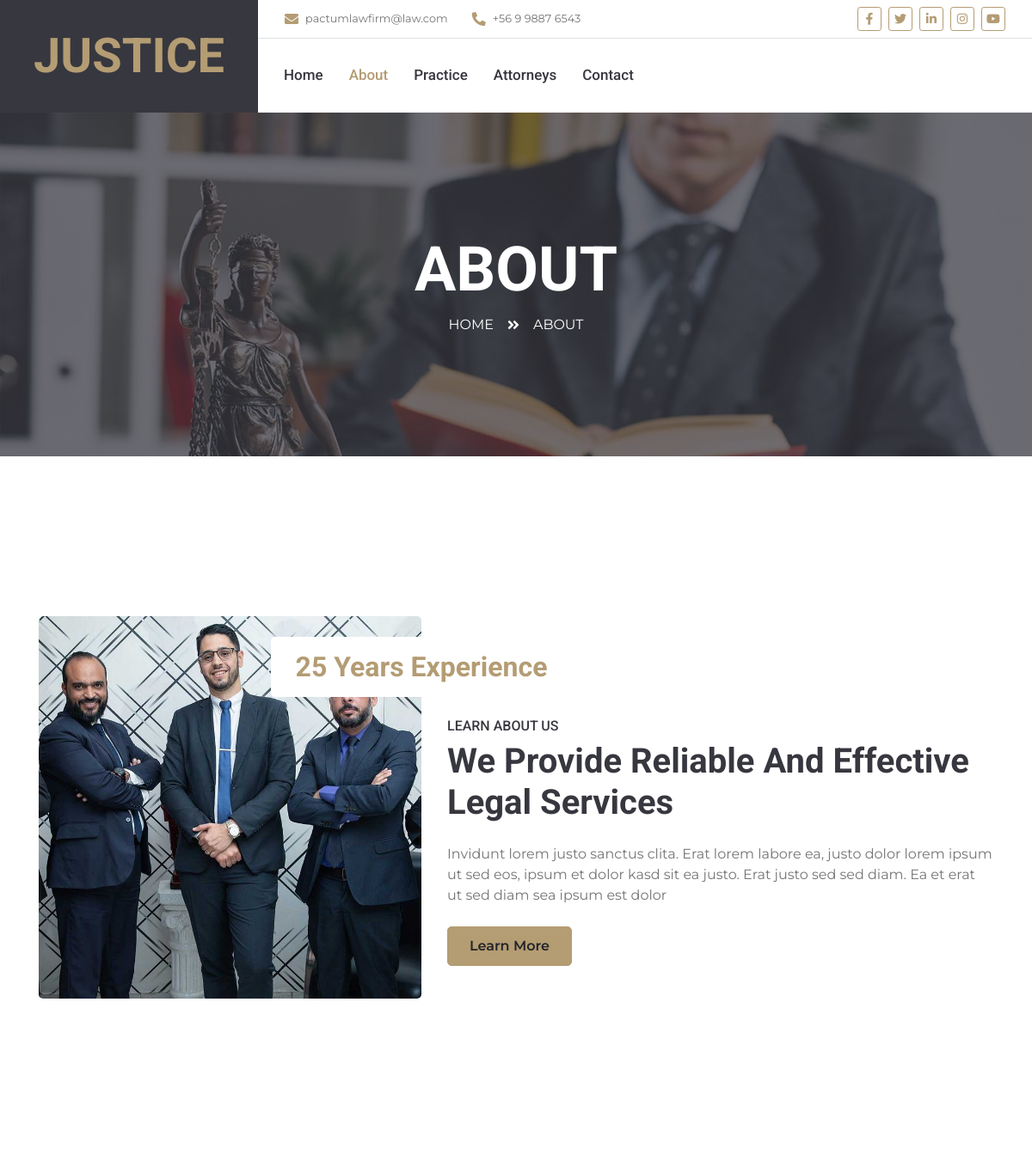
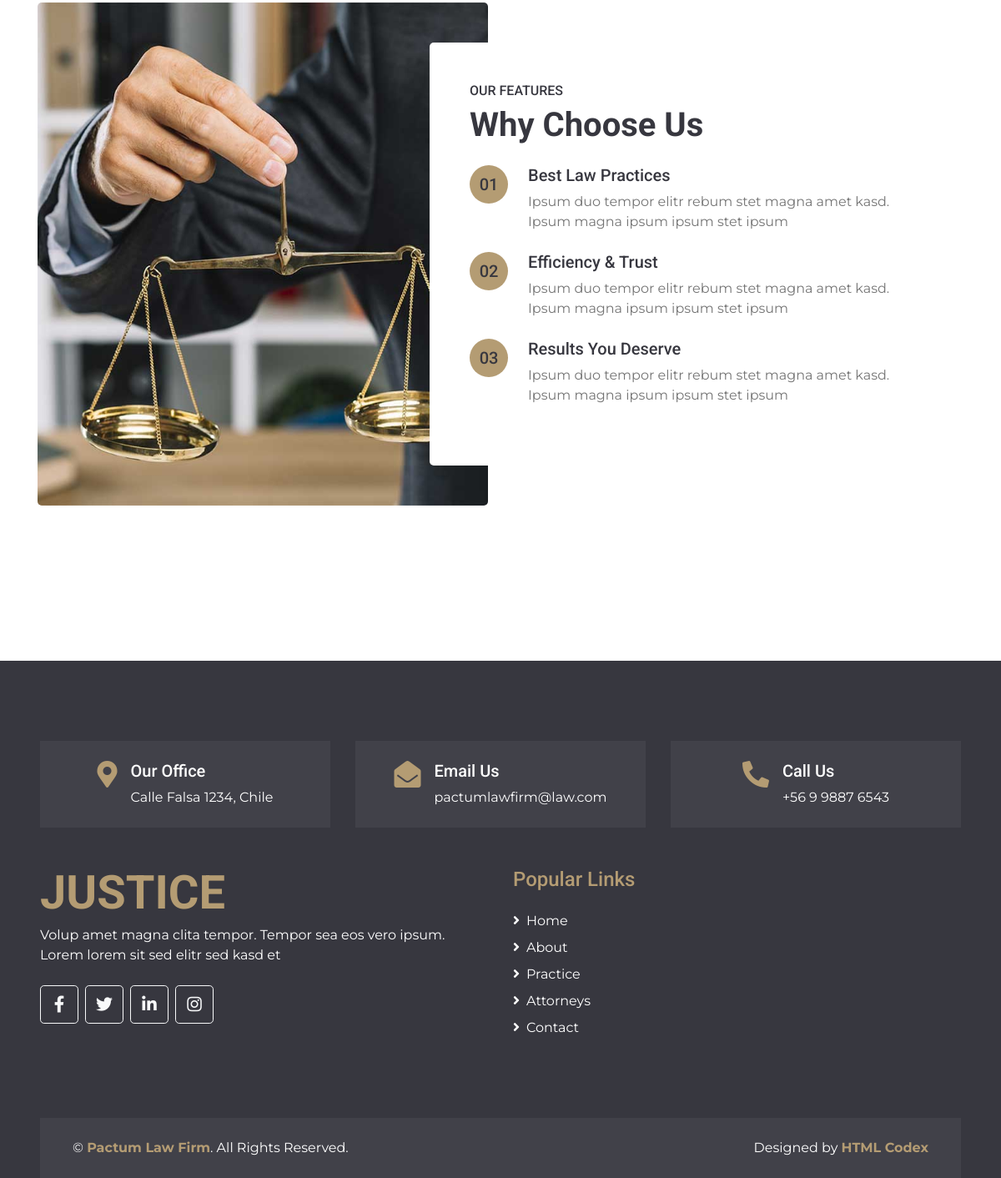
The page /about/ on the database its author committed (2 pictures, top to bottom).
### communications/models.py (models this page shows, shortened)
class ContactInfo(models.Model):
    phone_number = models.CharField(max_length=20,
                                    verbose_name="Número de Teléfono")
    email = models.EmailField(max_length=200,
                              verbose_name="Correo electrónico")
    class Meta:
        verbose_name = "Información de Contacto"
        verbose_name_plural = "Información de Contacto"
        ordering = ["id"]

class Address(models.Model):
    street = models.CharField(max_length=200,
                             verbose_name="Calle")
    number = models.IntegerField(verbose_name="Número")
    commune = models.CharField(max_length=200,
                               verbose_name="Comuna")
    country = models.CharField(max_length=200,
                               verbose_name="País")
    class Meta:
        verbose_name = "Dirección"
        verbose_name_plural = "Dirección"
        ordering = ["id"]

### about/models.py (models this page shows, shortened)
class About(models.Model):
    title = models.CharField(max_length=100, verbose_name="Título", )
    subtitle = models.CharField(max_length=100, verbose_name="Subtítulo", )
    highlight_text = models.CharField(max_length=255, verbose_name="Texto Destacado")
    description = models.CharField(max_length=200, verbose_name="Descripción")
    image = models.ImageField(upload_to='about/', verbose_name="Imagen")
    class Meta:
        verbose_name = "Acerca de"
        verbose_name_plural = "Acerca de"
        ordering = ["id"]

### features/models.py (models this page shows, shortened)
class Feature(models.Model):
    title = models.CharField(max_length=100, verbose_name="Título")
    description = models.CharField(max_length=200, verbose_name="Descripción")
    class Meta:
        verbose_name = "Característica"
        verbose_name_plural = "Características"
        ordering = ["id"]

### about/views.py (the view)
# urls.py: path('', views.about_view, name='about'),
def about_view(request, *args, **kwargs):
    return render(request, 'about.html')

### core/templates/about.html
{% extends 'base.html' %}
{% load static %}
{% block content %}
<div class="container-fluid bg-page-header" style="margin-bottom: 90px;">
    <div class="container">
        <div class="d-flex flex-column align-items-center justify-content-center" style="min-height: 400px">
            <h3 class="display-3 text-white text-uppercase">About</h3>
            <div class="d-inline-flex text-white">
                <p class="m-0 text-uppercase"><a class="text-white" href="">Home</a></p>
                <i class="fa fa-angle-double-right pt-1 px-3"></i>
                <p class="m-0 text-uppercase">About</p>
            </div>
        </div>
    </div>
</div>
<div class="container-fluid py-5">
    <div class="container py-5">
        {% for about in about %}
            <div class="row">
                <div class="col-lg-5">
                    <img class="img-fluid rounded" src="{{about.image.url}}" alt="">
                </div>
                <div class="col-lg-7 mt-4 mt-lg-0">
                    <h2 class="position-relative text-center bg-white text-primary rounded p-3 mt-4 mb-4 d-none d-lg-block" style="width: 350px; margin-left: -205px;">
                        {{about.highlight_text}}
                    </h2>
                    <h6 class="text-uppercase">{{about.subtitle}}</h6>
                    <h1 class="mb-4">{{about.title}}</h1>
                    <p>{{about.description}}</p>
                    <a href="{% url 'about' %}" class="btn btn-primary mt-2">Learn More</a>
                </div>
            </div>
        {% endfor %}
    </div>
</div>
<div class="container-fluid py-5">
    <div class="container py-5">
        <div class="row">
            <div class="col-lg-6" style="min-height: 500px;">
                <div class="position-relative h-100 rounded overflow-hidden">
                    <img class="position-absolute w-100 h-100" src="{% static 'core/img/feature.jpg' %}" style="object-fit: cover;">
                </div>
            </div>
            <div class="col-lg-6 pt-5 pb-lg-5">
                <div class="feature-text bg-white rounded p-lg-5">
                    <h6 class="text-uppercase">Our Features</h6>
                    <h1 class="mb-4">Why Choose Us</h1>
                    {% for counter, feature in features %}
                        <div class="d-flex mb-4">
                            <div class="btn-primary btn-lg-square px-3" style="border-radius: 50px;">
                                <h5 class="text-secondary m-0">{{counter}}</h5>
                            </div>
                            <div class="ml-4">
                                <h5>{{feature.title}}</h5>
                                <p class="m-0">{{feature.description}}</p>
                            </div>
                        </div>
                    {% endfor %}
                </div>
            </div>
        </div>
    </div>
</div>
{% endblock content %}

### core/templates/base.html (shortened to what this page needs)
{% load static %}
<!DOCTYPE html>
<html lang="en">
<head>
    <link rel="stylesheet" href="https://cdnjs.cloudflare.com/ajax/libs/font-awesome/5.15.4/css/all.min.css">
    <link href="{% static 'core/lib/owlcarousel/assets/owl.carousel.min.css' %}" rel="stylesheet">
    <link href="{% static 'core/lib/tempusdominus/css/tempusdominus-bootstrap-4.min.css' %}" rel="stylesheet" />
    <link href="{% static 'core/css/style.css' %}" rel="stylesheet">
    <link rel="stylesheet" href="https://cdn.jsdelivr.net/npm/sweetalert2@11/dist/sweetalert2.min.css">
</head>
<body>
    {% load custom_filters %}
    <div class="container-fluid">
        <div class="row">
            <div class="col-lg-3 bg-secondary d-none d-lg-block">
                <a href="{% url 'index' %}" class="navbar-brand w-100 h-100 m-0 p-0 d-flex align-items-center justify-content-center">
                    <h1 class="m-0 display-4 text-primary text-uppercase">Justice</h1>
                </a>
            </div>
            <div class="col-lg-9">
                <div class="row bg-white border-bottom d-none d-lg-flex">
                    <div class="col-lg-7 text-left">
                        {% for contact_info in contact_info %}
                            <div class="h-100 d-inline-flex align-items-center py-2 px-3">
                                <i class="fa fa-envelope text-primary mr-2"></i>
                                <small>{{contact_info.email}}</small>
                            </div>
                            <div class="h-100 d-inline-flex align-items-center py-2 px-2">
                                <i class="fa fa-phone-alt text-primary mr-2"></i>
                                <small>{{contact_info.phone_number|format_phone}}</small>
                            </div>
                        {% endfor %}
                    </div>
                    <div class="col-lg-5 text-right">
                        <div class="d-inline-flex align-items-center p-2">
                            {% for network in social_network %}
                                {% if network.description|lower == 'facebook' %}
                                    <a class="btn btn-sm btn-outline-primary btn-sm-square mr-2" href="{{ network.link }}">
                                        <i class="{{ network.icon }}"></i>
                                    </a>
                                {% elif network.description|lower == 'twitter' %}
                                    <a class="btn btn-sm btn-outline-primary btn-sm-square mr-2" href="{{ network.link }}">
                                        <i class="{{ network.icon }}"></i>
                                    </a>
                                {% elif network.description|lower == 'linkedin' %}
                                    <a class="btn btn-sm btn-outline-primary btn-sm-square mr-2" href="{{ network.link }}">
                                        <i class="{{ network.icon }}"></i>
                                    </a>
                                {% elif network.description|lower == 'instagram' %}
                                    <a class="btn btn-sm btn-outline-primary btn-sm-square mr-2" href="{{ network.link }}">
                                        <i class="{{ network.icon }}"></i>
                                    </a>
                                {% elif network.description|lower == 'youtube' %}
                                    <a class="btn btn-sm btn-outline-primary btn-sm-square mr-2" href="{{ network.link }}">
                                        <i class="{{ network.icon }}"></i>
                                    </a>
                                {% endif %}
                            {% endfor %}
                        </div>
                    </div>
                </div>
                <nav class="navbar navbar-expand-lg bg-white navbar-light p-0">
                    <div class="collapse navbar-collapse justify-content-between" id="navbarCollapse">
                        <div class="navbar-nav mr-auto py-0">
                            <a href="{% url 'index' %}" class="nav-item nav-link {% if request.path == '/' %}active{% endif %}">Home</a>
                            <a href="{% url 'about' %}" class="nav-item nav-link {% if request.path == '/about/' %}active{% endif %}">About</a>
                            <a href="{% url 'practice' %}" class="nav-item nav-link {% if request.path == '/practice/' %}active{% endif %}">Practice</a>
                            <a href="{% url 'attorneys' %}" class="nav-item nav-link {% if request.path == '/attorneys/' %}active{% endif %}">Attorneys</a>
                            <a href="{% url 'contact' %}" class="nav-item nav-link {% if request.path == '/contact/' %}active{% endif %}">Contact</a>
                        </div>
                    </div>
                </nav>
            </div>
        </div>
    </div>
    {% block content %}{% endblock content %}
    {% load sweetify %}
    <div class="container-fluid bg-secondary text-white pt-5 px-sm-3 px-md-5" style="margin-top: 90px;">
        <div class="row mt-5">
            <div class="col-lg-4">
                <div class="d-flex justify-content-lg-center p-4" style="background: rgba(256, 256, 256, .05);">
                    <i class="fa fa-2x fa-map-marker-alt text-primary"></i>
                    <div class="ml-3">
                        <h5 class="text-white">Our Office</h5>
                        {% for address in address %}
                            <p class="m-0">{{address.street}} {{address.number}}, {{address.country}}</p>
                        {% endfor %}
                    </div>
                </div>
            </div>
            <div class="col-lg-4">
                <div class="d-flex justify-content-lg-center p-4" style="background: rgba(256, 256, 256, .05);">
                    <i class="fa fa-2x fa-envelope-open text-primary"></i>
                    <div class="ml-3">
                        <h5 class="text-white">Email Us</h5>
                            {% for contact_info in contact_info %}
                                <p class="m-0">{{contact_info.email}}</p>
                            {% endfor %}
                    </div>
                </div>
            </div>
            <div class="col-lg-4">
                <div class="d-flex justify-content-lg-center p-4" style="background: rgba(256, 256, 256, .05);">
                    <i class="fa fa-2x fa-phone-alt text-primary"></i>
                    <div class="ml-3">
                        <h5 class="text-white">Call Us</h5>
                            {% for contact_info in contact_info %}
                                <p class="m-0">{{contact_info.phone_number|format_phone}}</p>
                            {% endfor %}
                    </div>
                </div>
            </div>
        </div>
        <div class="row pt-5">
            <div class="col-lg-6 col-md-6 mb-5">
                <a href="index.html" class="navbar-brand">
                    <h1 class="m-0 mt-n2 display-4 text-primary text-uppercase">Justice</h1>
                </a>
                <p>Volup amet magna clita tempor. Tempor sea eos vero ipsum. Lorem lorem sit sed elitr sed kasd et</p>
                <div class="d-flex justify-content-start mt-4">
                    {% for network in social_network %}
                        {% if network.description|lower == 'twitter' %}
                            <a class="btn btn-lg btn-outline-light btn-lg-square mr-2" href="{{ network.link }}">
                                <i class="{{ network.icon }}"></i>
                            </a>
                        {% elif network.description|lower == 'facebook' %}
                            <a class="btn btn-lg btn-outline-light btn-lg-square mr-2" href="{{ network.link }}">
                                <i class="{{ network.icon }}"></i>
                            </a>
                        {% elif network.description|lower == 'linkedin' %}
                            <a class="btn btn-lg btn-outline-light btn-lg-square mr-2" href="{{ network.link }}">
                                <i class="{{ network.icon }}"></i>
                            </a>
                        {% elif network.description|lower == 'instagram' %}
                            <a class="btn btn-lg btn-outline-light btn-lg-square" href="{{ network.link }}">
                                <i class="{{ network.icon }}"></i>
                            </a>
                        {% endif %}
                    {% endfor %}
                </div>
            </div>
            <div class="col-lg-6 col-md-6 mb-5">
                <h4 class="font-weight-semi-bold text-primary mb-4">Popular Links</h4>
                <div class="d-flex flex-column justify-content-start">
                    <a class="text-white mb-2" href="{% url 'index' %}"><i class="fa fa-angle-right mr-2"></i>Home</a>
                    <a class="text-white mb-2" href="{% url 'about' %}"><i class="fa fa-angle-right mr-2"></i>About</a>
                    <a class="text-white mb-2" href="{% url 'practice' %}"><i class="fa fa-angle-right mr-2"></i>Practice</a>
                    <a class="text-white mb-2" href="{% url 'attorneys' %}"><i class="fa fa-angle-right mr-2"></i>Attorneys</a>
                    <a class="text-white" href="{% url 'contact' %}"><i class="fa fa-angle-right mr-2"></i>Contact</a>
                </div>
            </div>
        </div>
        <div class="row p-4 mt-5 mx-0" style="background: rgba(256, 256, 256, .05);">
            <div class="col-md-6 text-center text-md-left mb-3 mb-md-0">
                <p class="m-0 text-white">&copy; <a class="font-weight-bold" href="#">Pactum Law Firm</a>. All Rights Reserved.</p>
            </div>
            <div class="col-md-6 text-center text-md-right">
                <p class="m-0 text-white">Designed by <a class="font-weight-bold" href="https://htmlcodex.com">HTML Codex</a></p>
            </div>
        </div>
    </div>
</body>
</html>

### rows shown on the page
ContactInfo: email "pactumlawfirm@law.com", phone_number "+56 9 9887 6543"
About: image (picture), highlight_text "25 Years Experience", subtitle "LEARN ABOUT US", title "We Provide Reliable And Effective Legal Services", description "Invidunt lorem justo sanctus clita. Erat lorem labore ea, justo dolor lorem ipsum ut sed eos, ipsum et dolor kasd sit ea justo. Erat justo sed sed diam. Ea et erat ut sed diam sea ipsum est dolor"
Feature: counter "01", title "Best Law Practices", description "Ipsum duo tempor elitr rebum stet magna amet kasd. Ipsum magna ipsum ipsum stet ipsum"
Feature: counter "02", title "Efficiency & Trust", description "Ipsum duo tempor elitr rebum stet magna amet kasd. Ipsum magna ipsum ipsum stet ipsum"
Feature: counter "03", title "Results You Deserve", description "Ipsum duo tempor elitr rebum stet magna amet kasd. Ipsum magna ipsum ipsum stet ipsum"
Address: street "Calle Falsa", number "1234", country "Chile"
